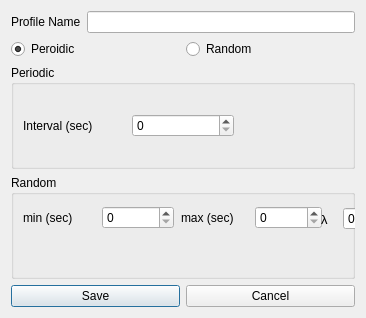
<?xml version="1.0" encoding="UTF-8"?>
<ui version="4.0">
 <class>TimeProfile</class>
 <widget class="QDialog" name="TimeProfile">
  <property name="geometry">
   <rect>
    <x>0</x>
    <y>0</y>
    <width>366</width>
    <height>318</height>
   </rect>
  </property>
  <property name="font">
   <font>
    <pointsize>9</pointsize>
   </font>
  </property>
  <property name="windowTitle">
   <string>Time Profile</string>
  </property>
  <layout class="QVBoxLayout" name="verticalLayout">
   <item>
    <layout class="QHBoxLayout" name="horizontalLayout_9">
     <item>
      <widget class="QLabel" name="label">
       <property name="text">
        <string>Profile Name</string>
       </property>
      </widget>
     </item>
     <item>
      <widget class="QLineEdit" name="txtProfileName"/>
     </item>
    </layout>
   </item>
   <item>
    <layout class="QHBoxLayout" name="horizontalLayout_7">
     <item>
      <widget class="QRadioButton" name="rbPeriodic">
       <property name="text">
        <string>Peroidic</string>
       </property>
       <property name="checkable">
        <bool>true</bool>
       </property>
       <property name="checked">
        <bool>true</bool>
       </property>
      </widget>
     </item>
     <item>
      <widget class="QRadioButton" name="rbEventDriven">
       <property name="text">
        <string>Random</string>
       </property>
      </widget>
     </item>
    </layout>
   </item>
   <item>
    <widget class="QGroupBox" name="gbPeriodic">
     <property name="title">
      <string>Periodic</string>
     </property>
     <property name="checkable">
      <bool>false</bool>
     </property>
     <property name="checked">
      <bool>false</bool>
     </property>
     <layout class="QHBoxLayout" name="horizontalLayout_3">
      <item>
       <layout class="QHBoxLayout" name="horizontalLayout_2">
        <item>
         <widget class="QLabel" name="label_2">
          <property name="text">
           <string>Interval (sec)</string>
          </property>
         </widget>
        </item>
        <item>
         <widget class="QSpinBox" name="sbPeriodicInterval">
          <property name="maximum">
           <number>9999</number>
          </property>
         </widget>
        </item>
        <item>
         <widget class="QLabel" name="label_3">
          <property name="text">
           <string/>
          </property>
         </widget>
        </item>
       </layout>
      </item>
     </layout>
    </widget>
   </item>
   <item>
    <widget class="QGroupBox" name="gbEventDriven">
     <property name="title">
      <string>Random</string>
     </property>
     <property name="checkable">
      <bool>false</bool>
     </property>
     <property name="checked">
      <bool>false</bool>
     </property>
     <widget class="QWidget" name="layoutWidget">
      <property name="geometry">
       <rect>
        <x>12</x>
        <y>30</y>
        <width>151</width>
        <height>26</height>
       </rect>
      </property>
      <layout class="QHBoxLayout" name="horizontalLayout_4">
       <item>
        <widget class="QLabel" name="label_4">
         <property name="text">
          <string>min (sec)</string>
         </property>
        </widget>
       </item>
       <item>
        <widget class="QSpinBox" name="sbEventRandomFrom">
         <property name="maximum">
          <number>9999</number>
         </property>
        </widget>
       </item>
      </layout>
     </widget>
     <widget class="QWidget" name="layoutWidget">
      <property name="geometry">
       <rect>
        <x>170</x>
        <y>30</y>
        <width>141</width>
        <height>26</height>
       </rect>
      </property>
      <layout class="QHBoxLayout" name="horizontalLayout_5">
       <item>
        <widget class="QLabel" name="label_5">
         <property name="text">
          <string>max (sec)</string>
         </property>
        </widget>
       </item>
       <item>
        <widget class="QSpinBox" name="sbEventRandomTo">
         <property name="maximum">
          <number>9999</number>
         </property>
        </widget>
       </item>
      </layout>
     </widget>
     <widget class="QWidget" name="layoutWidget">
      <property name="geometry">
       <rect>
        <x>310</x>
        <y>31</y>
        <width>63</width>
        <height>26</height>
       </rect>
      </property>
      <layout class="QHBoxLayout" name="horizontalLayout">
       <item>
        <widget class="QLabel" name="lblLamda">
         <property name="font">
          <font>
           <pointsize>10</pointsize>
           <weight>50</weight>
           <bold>false</bold>
          </font>
         </property>
         <property name="text">
          <string>λ</string>
         </property>
        </widget>
       </item>
       <item>
        <widget class="QSpinBox" name="sbEventValue"/>
       </item>
      </layout>
     </widget>
    </widget>
   </item>
   <item>
    <layout class="QHBoxLayout" name="horizontalLayout_8">
     <item>
      <widget class="QPushButton" name="btnSave">
       <property name="text">
        <string>Save</string>
       </property>
      </widget>
     </item>
     <item>
      <widget class="QPushButton" name="btnCancel">
       <property name="text">
        <string>Cancel</string>
       </property>
      </widget>
     </item>
    </layout>
   </item>
  </layout>
 </widget>
 <resources/>
 <connections/>
</ui>
